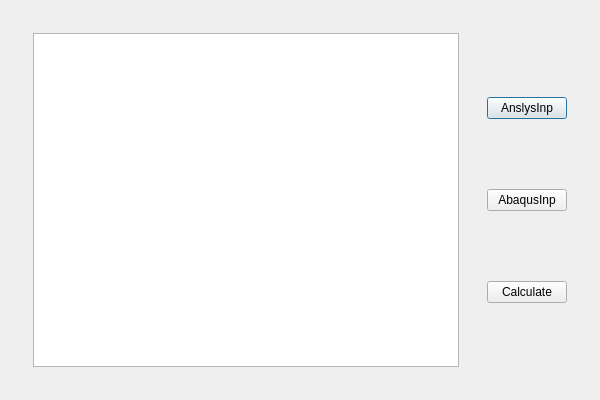
<?xml version="1.0" encoding="UTF-8"?>
<ui version="4.0">
 <class>CalculateClass</class>
 <widget class="QDialog" name="CalculateClass">
  <property name="geometry">
   <rect>
    <x>0</x>
    <y>0</y>
    <width>600</width>
    <height>400</height>
   </rect>
  </property>
  <property name="windowTitle">
   <string>Calculate</string>
  </property>
  <layout class="QVBoxLayout" name="verticalLayout">
   <item>
    <widget class="QWidget" name="widget" native="true">
     <layout class="QHBoxLayout" name="horizontalLayout">
      <item>
       <widget class="QWidget" name="widget_2" native="true">
        <layout class="QVBoxLayout" name="verticalLayout_2">
         <item>
          <widget class="QTableWidget" name="tableWidget"/>
         </item>
        </layout>
       </widget>
      </item>
      <item>
       <widget class="QWidget" name="widget_3" native="true">
        <layout class="QVBoxLayout" name="verticalLayout_3">
         <item>
          <widget class="QPushButton" name="BtnAnslysInp">
           <property name="text">
            <string>AnslysInp</string>
           </property>
          </widget>
         </item>
         <item>
          <widget class="QPushButton" name="BtnAbaqusInp">
           <property name="text">
            <string>AbaqusInp</string>
           </property>
          </widget>
         </item>
         <item>
          <widget class="QPushButton" name="BtnCalculate">
           <property name="text">
            <string>Calculate</string>
           </property>
          </widget>
         </item>
        </layout>
       </widget>
      </item>
     </layout>
    </widget>
   </item>
  </layout>
 </widget>
 <layoutdefault spacing="6" margin="11"/>
 <resources/>
 <connections/>
</ui>
